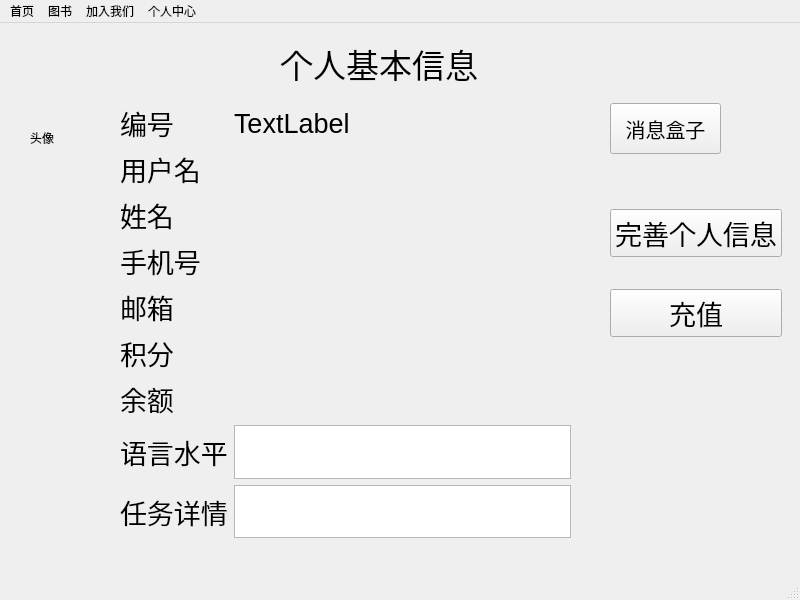
<?xml version="1.0" encoding="UTF-8"?>
<ui version="4.0">
 <class>PersonalMainWindow</class>
 <widget class="QMainWindow" name="PersonalMainWindow">
  <property name="geometry">
   <rect>
    <x>0</x>
    <y>0</y>
    <width>800</width>
    <height>600</height>
   </rect>
  </property>
  <property name="windowTitle">
   <string>MainWindow</string>
  </property>
  <widget class="QWidget" name="centralwidget">
   <widget class="QLabel" name="labAvatar">
    <property name="geometry">
     <rect>
      <x>30</x>
      <y>80</y>
      <width>70</width>
      <height>70</height>
     </rect>
    </property>
    <property name="text">
     <string>头像</string>
    </property>
   </widget>
   <widget class="QWidget" name="formLayoutWidget">
    <property name="geometry">
     <rect>
      <x>120</x>
      <y>80</y>
      <width>451</width>
      <height>441</height>
     </rect>
    </property>
    <layout class="QFormLayout" name="formLayout">
     <item row="1" column="0">
      <widget class="QLabel" name="labUsername">
       <property name="font">
        <font>
         <pointsize>20</pointsize>
        </font>
       </property>
       <property name="text">
        <string>用户名</string>
       </property>
      </widget>
     </item>
     <item row="1" column="1">
      <widget class="QLabel" name="labUserOutPut">
       <property name="font">
        <font>
         <pointsize>20</pointsize>
        </font>
       </property>
       <property name="text">
        <string/>
       </property>
      </widget>
     </item>
     <item row="2" column="0">
      <widget class="QLabel" name="labName">
       <property name="font">
        <font>
         <pointsize>20</pointsize>
        </font>
       </property>
       <property name="text">
        <string>姓名</string>
       </property>
      </widget>
     </item>
     <item row="2" column="1">
      <widget class="QLabel" name="labNameOutPut">
       <property name="font">
        <font>
         <pointsize>20</pointsize>
        </font>
       </property>
       <property name="text">
        <string/>
       </property>
      </widget>
     </item>
     <item row="3" column="0">
      <widget class="QLabel" name="labPhone">
       <property name="font">
        <font>
         <pointsize>20</pointsize>
        </font>
       </property>
       <property name="text">
        <string>手机号</string>
       </property>
      </widget>
     </item>
     <item row="3" column="1">
      <widget class="QLabel" name="labPhoneOutPut">
       <property name="font">
        <font>
         <pointsize>20</pointsize>
        </font>
       </property>
       <property name="text">
        <string/>
       </property>
      </widget>
     </item>
     <item row="4" column="0">
      <widget class="QLabel" name="labEmail">
       <property name="font">
        <font>
         <pointsize>20</pointsize>
        </font>
       </property>
       <property name="text">
        <string>邮箱</string>
       </property>
      </widget>
     </item>
     <item row="4" column="1">
      <widget class="QLabel" name="labEmailOutPut">
       <property name="font">
        <font>
         <pointsize>20</pointsize>
        </font>
       </property>
       <property name="text">
        <string/>
       </property>
      </widget>
     </item>
     <item row="5" column="0">
      <widget class="QLabel" name="labPoints">
       <property name="font">
        <font>
         <pointsize>20</pointsize>
        </font>
       </property>
       <property name="text">
        <string>积分</string>
       </property>
      </widget>
     </item>
     <item row="5" column="1">
      <widget class="QLabel" name="labPointsOutPut">
       <property name="font">
        <font>
         <pointsize>20</pointsize>
        </font>
       </property>
       <property name="text">
        <string/>
       </property>
      </widget>
     </item>
     <item row="6" column="0">
      <widget class="QLabel" name="labBalance">
       <property name="font">
        <font>
         <pointsize>20</pointsize>
        </font>
       </property>
       <property name="text">
        <string>余额</string>
       </property>
      </widget>
     </item>
     <item row="6" column="1">
      <widget class="QLabel" name="labBalanceOutPut">
       <property name="font">
        <font>
         <pointsize>20</pointsize>
        </font>
       </property>
       <property name="text">
        <string/>
       </property>
      </widget>
     </item>
     <item row="7" column="0">
      <widget class="QLabel" name="labLevel">
       <property name="font">
        <font>
         <pointsize>20</pointsize>
        </font>
       </property>
       <property name="text">
        <string>语言水平</string>
       </property>
      </widget>
     </item>
     <item row="9" column="0">
      <layout class="QVBoxLayout" name="verticalLayout_2"/>
     </item>
     <item row="8" column="1">
      <widget class="QTableView" name="tableView_Assignment"/>
     </item>
     <item row="0" column="0">
      <widget class="QLabel" name="labCode">
       <property name="font">
        <font>
         <pointsize>20</pointsize>
        </font>
       </property>
       <property name="text">
        <string>编号</string>
       </property>
      </widget>
     </item>
     <item row="0" column="1">
      <widget class="QLabel" name="labCodeOutPut">
       <property name="font">
        <font>
         <pointsize>20</pointsize>
        </font>
       </property>
       <property name="text">
        <string>TextLabel</string>
       </property>
      </widget>
     </item>
     <item row="8" column="0">
      <widget class="QLabel" name="labAssignment">
       <property name="font">
        <font>
         <pointsize>20</pointsize>
        </font>
       </property>
       <property name="text">
        <string>任务详情</string>
       </property>
      </widget>
     </item>
     <item row="7" column="1">
      <widget class="QPlainTextEdit" name="plainTextEditLevelOutput">
       <property name="readOnly">
        <bool>true</bool>
       </property>
      </widget>
     </item>
    </layout>
   </widget>
   <widget class="QLabel" name="frontLab">
    <property name="geometry">
     <rect>
      <x>280</x>
      <y>10</y>
      <width>221</width>
      <height>61</height>
     </rect>
    </property>
    <property name="font">
     <font>
      <pointsize>25</pointsize>
     </font>
    </property>
    <property name="text">
     <string>个人基本信息</string>
    </property>
   </widget>
   <widget class="QWidget" name="verticalLayoutWidget">
    <property name="geometry">
     <rect>
      <x>610</x>
      <y>160</y>
      <width>172</width>
      <height>181</height>
     </rect>
    </property>
    <layout class="QVBoxLayout" name="verticalLayout">
     <item>
      <widget class="QPushButton" name="infoBtn">
       <property name="font">
        <font>
         <pointsize>20</pointsize>
        </font>
       </property>
       <property name="text">
        <string>完善个人信息</string>
       </property>
      </widget>
     </item>
     <item>
      <widget class="QPushButton" name="depositBtn">
       <property name="font">
        <font>
         <pointsize>20</pointsize>
        </font>
       </property>
       <property name="text">
        <string>充值</string>
       </property>
      </widget>
     </item>
    </layout>
   </widget>
   <widget class="QPushButton" name="messageBtn">
    <property name="geometry">
     <rect>
      <x>610</x>
      <y>80</y>
      <width>111</width>
      <height>51</height>
     </rect>
    </property>
    <property name="font">
     <font>
      <pointsize>15</pointsize>
     </font>
    </property>
    <property name="text">
     <string>消息盒子</string>
    </property>
   </widget>
  </widget>
  <widget class="QMenuBar" name="menubar">
   <property name="geometry">
    <rect>
     <x>0</x>
     <y>0</y>
     <width>800</width>
     <height>23</height>
    </rect>
   </property>
   <widget class="QMenu" name="menu">
    <property name="title">
     <string>首页</string>
    </property>
    <addaction name="actionEnter"/>
   </widget>
   <widget class="QMenu" name="menu_2">
    <property name="title">
     <string>图书</string>
    </property>
    <addaction name="actionEnter_2"/>
    <addaction name="actionRecuiting"/>
    <addaction name="actionTranslating"/>
    <addaction name="actionOnself"/>
   </widget>
   <widget class="QMenu" name="menu_3">
    <property name="title">
     <string>加入我们</string>
    </property>
    <addaction name="actionEmployment"/>
    <addaction name="actionManagement"/>
   </widget>
   <widget class="QMenu" name="menu_4">
    <property name="title">
     <string>个人中心</string>
    </property>
   </widget>
   <addaction name="menu"/>
   <addaction name="menu_2"/>
   <addaction name="menu_3"/>
   <addaction name="menu_4"/>
  </widget>
  <widget class="QStatusBar" name="statusbar"/>
  <action name="actionEnter">
   <property name="text">
    <string>Enter</string>
   </property>
  </action>
  <action name="actionEnter_2">
   <property name="text">
    <string>Enter</string>
   </property>
  </action>
  <action name="actionRecuiting">
   <property name="text">
    <string>Recuiting</string>
   </property>
  </action>
  <action name="actionTranslating">
   <property name="text">
    <string>Translating</string>
   </property>
  </action>
  <action name="actionOnself">
   <property name="text">
    <string>Onself</string>
   </property>
  </action>
  <action name="actionEmployment">
   <property name="text">
    <string>Employment</string>
   </property>
  </action>
  <action name="actionManagement">
   <property name="text">
    <string>Management</string>
   </property>
  </action>
 </widget>
 <resources/>
 <connections/>
</ui>
